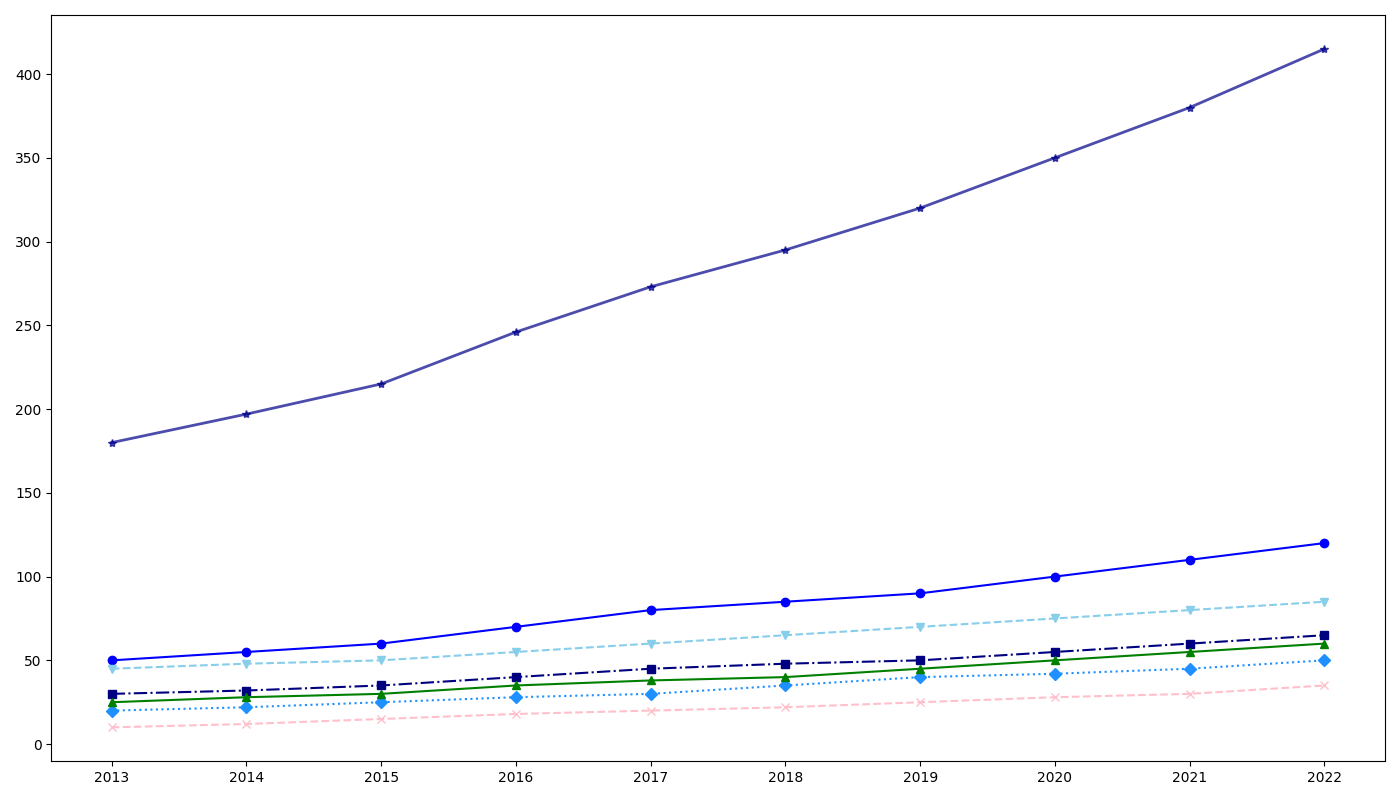

Python code for this plot:
import matplotlib.pyplot as plt
import numpy as np

years = np.arange(2013, 2023)

apple_sales = np.array([50, 55, 60, 70, 80, 85, 90, 100, 110, 120])
orange_sales = np.array([45, 48, 50, 55, 60, 65, 70, 75, 80, 85])
grape_sales = np.array([30, 32, 35, 40, 45, 48, 50, 55, 60, 65])
pineapple_sales = np.array([20, 22, 25, 28, 30, 35, 40, 42, 45, 50])
banana_sales = np.array([25, 28, 30, 35, 38, 40, 45, 50, 55, 60])
strawberry_sales = np.array([10, 12, 15, 18, 20, 22, 25, 28, 30, 35])

total_sales = (apple_sales + orange_sales + grape_sales +
               pineapple_sales + banana_sales + strawberry_sales)

fig, ax = plt.subplots(figsize=(14, 8))

ax.plot(years, apple_sales, marker='o', linestyle='-', color='blue')
ax.plot(years, orange_sales, marker='v', linestyle='--', color='skyblue')
ax.plot(years, grape_sales, marker='s', linestyle='-.', color='navy')
ax.plot(years, pineapple_sales, marker='D', linestyle=':', color='dodgerblue')
ax.plot(years, banana_sales, marker='^', linestyle='-', color='green')
ax.plot(years, strawberry_sales, marker='x', linestyle='--', color='pink')

ax.plot(years, total_sales, marker='*', linestyle='-', linewidth=2, color='darkblue', alpha=0.7)

ax.set_xticks(years)

plt.tight_layout()
plt.show()
